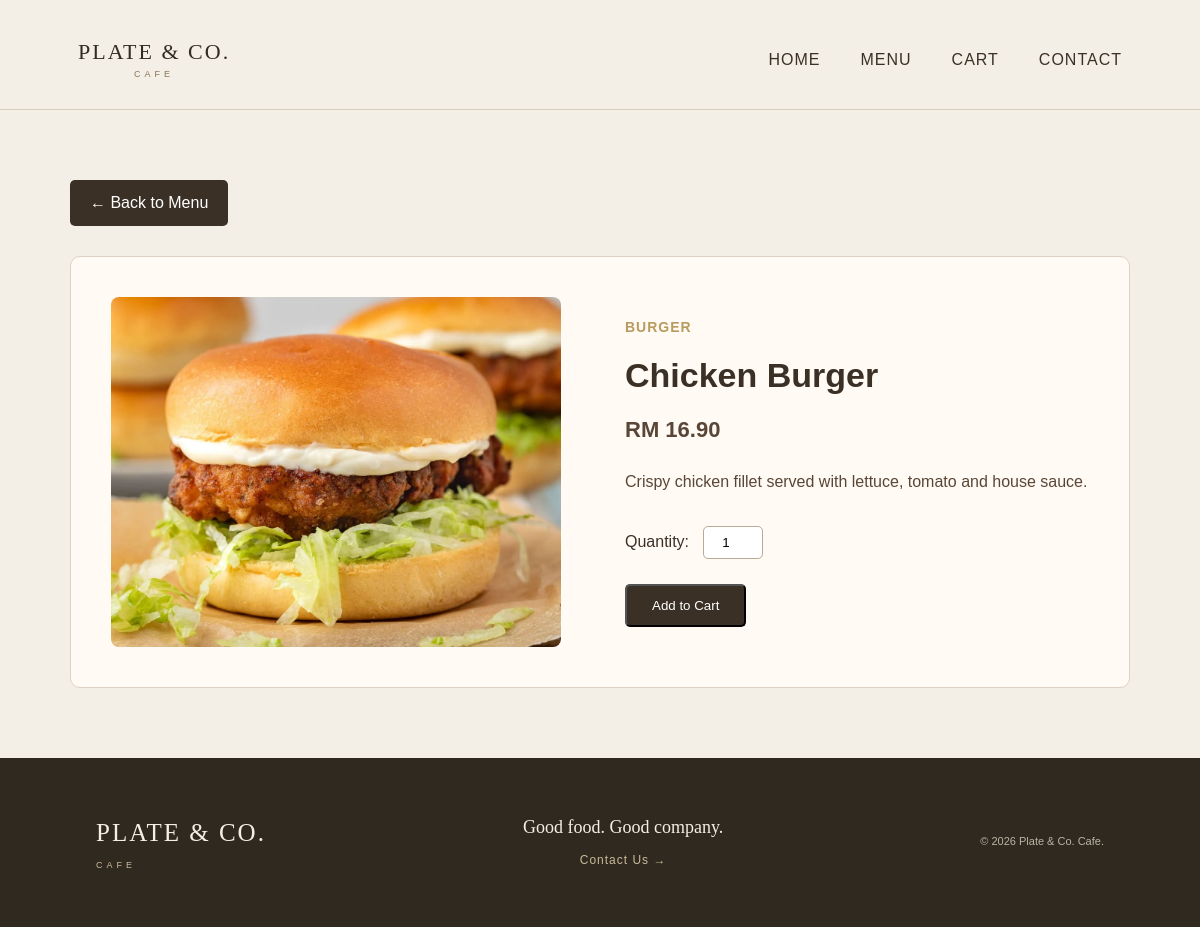
Page /menu/details.php?id=3 on the committed database.
### tables this page shows
CREATE TABLE dishes (
    dish_id INT AUTO_INCREMENT PRIMARY KEY,
    name VARCHAR(100) NOT NULL,
    description TEXT,
    price DECIMAL(6,2) NOT NULL,
    image VARCHAR(255),
    category VARCHAR(50)
);

### menu/details.php (the view, shortened to what this page needs)
<?php
$dbHost = 'localhost';
$dbUser = 'root';
$dbPass = '';
$dbName = 'cafe_data';
$port = 3308;
$conn = mysqli_connect($dbHost, $dbUser, $dbPass, $dbName, $port);
$dish_id = (int) $_GET['id'];
$sql = "SELECT * FROM dishes WHERE dish_id = $dish_id";
$result = mysqli_query($conn, $sql);
$dish = mysqli_fetch_assoc($result);
?>
<!DOCTYPE html>
<html>
<head>
    <link rel="stylesheet" href="/restaurant/mystyle.css">
</head>
<body>
<?php include('../includes/header.php'); ?>
<div id="itemDetailsPage">
    <a href="menu.php" class="backMenuBtn">
        ← Back to Menu
    </a>
    <div class="itemDetailsContainer">
        <div class="itemDetailsImage">
            <?php if (!empty($dish['image'])) { ?>
                <img
                    src="/restaurant/images/<?php echo htmlspecialchars($dish['image']); ?>"
                    alt="<?php echo htmlspecialchars($dish['name']); ?>"
                >
            <?php } else { ?>
                <p>No image available.</p>
            <?php } ?>
        </div>
        <div class="itemDetailsInfo">
            <p class="itemCategory">
                <?php echo htmlspecialchars($dish['category']); ?>
            </p>
            <h1>
                <?php echo htmlspecialchars($dish['name']); ?>
            </h1>
            <p class="itemPrice">
                RM <?php echo number_format($dish['price'], 2); ?>
            </p>
            <p class="itemDescription">
                <?php echo nl2br(htmlspecialchars($dish['description'])); ?>
            </p>
            <form action="../cart/cart.php" method="post">
    <div class="quantitySection">
        <label for="quantity">
            Quantity:
        </label>
        <input
            type="number"
            id="quantity"
            name="quantity"
            value="1"
            min="1"
            max="20"
        >
    </div>
    <button type="submit" class="addCartBtn">
        Add to Cart
    </button>
</form>
        </div>
    </div>
</div>
<?php include('../includes/footer.php'); ?>
</body>
</html>

### mystyle.css (style rules this page uses)
body { margin: 0; font-family: Arial, sans-serif; background-color: #d2c6ac; color: #3B3025; }
#itemDetailsPage { max-width: 1100px; margin: 50px auto; padding: 20px; }
.backMenuBtn { display: inline-block; padding: 10px 20px; margin-bottom: 30px; background-color: #3B3025; color: white; text-decoration: none; border-radius: 5px; }
.itemDetailsContainer { display: flex; gap: 50px; align-items: center; padding: 40px; background-color: #fffaf4; border: 1px solid #ddd2c3; border-radius: 10px; }
.itemDetailsImage { width: 50%; text-align: center; }
.itemDetailsImage img { width: 100%; max-width: 450px; height: 350px; object-fit: cover; border-radius: 8px; }
.itemDetailsInfo { width: 50%; }
.itemCategory { font-size: 14px; color: #B89B5E; font-weight: bold; text-transform: uppercase; letter-spacing: 1px; }
.itemDetailsInfo h1 { font-size: 34px; color: #3B3025; margin: 10px 0; }
.itemPrice { font-size: 22px; font-weight: bold; color: #5A4636; }
.itemDescription { font-size: 16px; line-height: 1.8; color: #5A4636; margin: 20px 0 30px; }
.quantitySection { margin-bottom: 25px; }
.quantitySection label { color: #3B3025; margin-right: 10px; }
.quantitySection input { width: 60px; padding: 8px; border: 1px solid #b9aa96; border-radius: 5px; text-align: center; }
.addCartBtn { display: inline-block; padding: 12px 25px; background-color: #3B3025; color: white; text-decoration: none; border-radius: 5px; }
* { margin: 0; padding: 0; box-sizing: border-box; }
html { scroll-behavior: smooth; }
body { font-family: Arial, Helvetica, sans-serif; background-color: #f4efe6; color: #332b22; line-height: 1.6; }
a { text-decoration: none; color: inherit; }
img { max-width: 100%; display: block; }

### rows in the picture
dishes: image (picture), category "BURGER", name "Chicken Burger", price "16.90", description "Crispy chicken fillet served with lettuce, tomato and house sauce."
